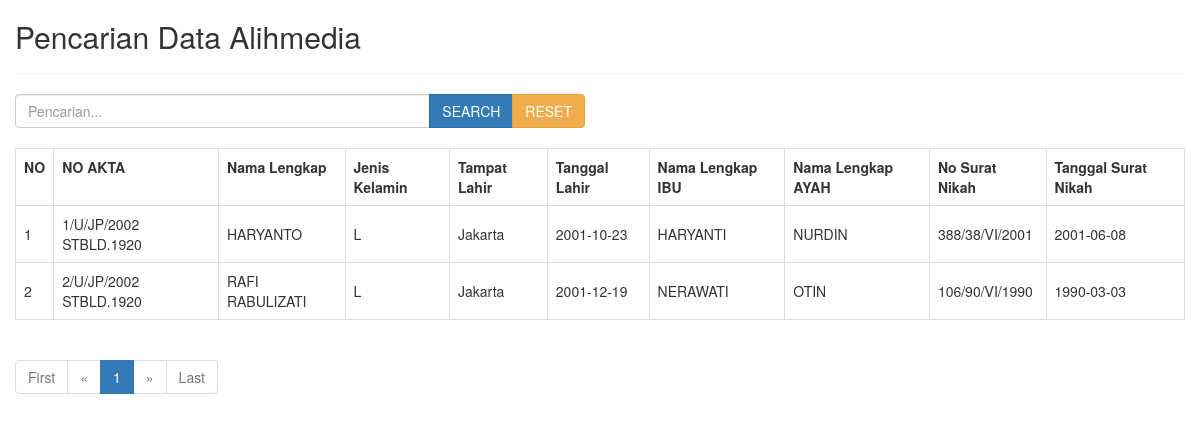
The page / on the database its author committed.
### tables this page shows
CREATE TABLE `siswa` (
  `no_akta` varchar(25) NOT NULL,
  `nama_lengkap` varchar(50) NOT NULL,
  `jenis_kelamin` char(1) NOT NULL,
  `tempat_lahir` varchar(20) NOT NULL,
  `tanggal_lahir` date NOT NULL,
  `nama_ibu` text NOT NULL,
  `nama_ayah` text NOT NULL,
  `no_surat_nikah` varchar(20) NOT NULL,
  `tanggal_surat_nikah` date NOT NULL
);

### view.php (the view)
<div class="table-responsive">
  <table class="table table-bordered">
    <tr>
      <th>NO</th>
      <th>NO AKTA</th>
      <th>Nama Lengkap</th>
      <th>Jenis Kelamin</th>
      <th>Tampat Lahir</th>
      <th>Tanggal Lahir</th>
      <th>Nama Lengkap IBU</th>
      <th>Nama Lengkap AYAH</th>
      <th>No Surat Nikah</th>
      <th>Tanggal Surat Nikah</th>
    </tr>
    <?php
    include "koneksi.php";
    $page = (isset($_POST['page']))? $_POST['page'] : 1;
    $limit = 5;
    $no = (($page - 1) * $limit) + 1;
    $limit_start = ($page - 1) * $limit;
    if(isset($_POST['search']) && $_POST['search'] == true){
      $param = '%'.$keyword.'%';
      $sql = $pdo->prepare("SELECT * FROM siswa WHERE no_akta LIKE :ak OR nama_lengkap LIKE :na OR jenis_kelamin LIKE :jk OR tempat_lahir LIKE :tl OR tanggal_lahir LIKE :tg OR nama_ibu LIKE :ib OR nama_ayah LIKE :ay OR no_surat_nikah LIKE :sn OR tanggal_surat_nikah LIKE :tn LIMIT ".$limit_start.",".$limit);
      $sql->bindParam(':ak', $param, PDO::PARAM_STR);
      $sql->bindParam(':na', $param, PDO::PARAM_STR);
      $sql->bindParam(':jk', $param, PDO::PARAM_STR);
      $sql->bindParam(':tl', $param, PDO::PARAM_STR);
      $sql->bindParam(':tg', $param, PDO::PARAM_STR);
      $sql->bindParam(':ib', $param, PDO::PARAM_STR);
      $sql->bindParam(':ay', $param, PDO::PARAM_STR);
      $sql->bindParam(':sn', $param, PDO::PARAM_STR);
      $sql->bindParam(':tn', $param, PDO::PARAM_STR);
      $sql->execute();
      $sql2 = $pdo->prepare("SELECT COUNT(*) AS jumlah FROM siswa WHERE no_akta LIKE :ak OR nama_lengkap LIKE :na OR jenis_kelamin LIKE :jk OR tempat_lahir LIKE :tl OR tanggal_lahir LIKE :tg OR nama_ibu LIKE :ib OR nama_ayah LIKE :ay OR no_surat_nikah LIKE :sn OR tanggal_surat_nikah LIKE :tn");
      $sql2->bindParam(':ak', $param);
      $sql2->bindParam(':na', $param);
      $sql2->bindParam(':jk', $param);
      $sql2->bindParam(':tl', $param);
      $sql2->bindParam(':tg', $param);
      $sql2->bindParam(':ib', $param);
      $sql2->bindParam(':ay', $param);
      $sql2->bindParam(':sn', $param);
      $sql2->bindParam(':tn', $param);
      $sql2->execute();
      $get_jumlah = $sql2->fetch();
      var_dump($sql->errorInfo());
    }else{
      $sql = $pdo->prepare("SELECT * FROM siswa LIMIT ".$limit_start.",".$limit);
      $sql->execute();
      $sql2 = $pdo->prepare("SELECT COUNT(*) AS jumlah FROM siswa");
      $sql2->execute();
      $get_jumlah = $sql2->fetch();
    }
    while($data = $sql->fetch()){
      ?>
      <tr>
        <td class="align-middle"><?php echo $no; ?></td>
        <td class="align-middle"><?php echo $data['no_akta']; ?></td>
        <td class="align-middle"><?php echo $data['nama_lengkap']; ?></td>
        <td class="align-middle"><?php echo $data['jenis_kelamin']; ?></td>
        <td class="align-middle"><?php echo $data['tempat_lahir']; ?></td>
        <td class="align-middle"><?php echo $data['tanggal_lahir']; ?></td>
        <td class="align-middle"><?php echo $data['nama_ibu']; ?></td>
        <td class="align-middle"><?php echo $data['nama_ayah']; ?></td>
        <td class="align-middle"><?php echo $data['no_surat_nikah']; ?></td>
        <td class="align-middle"><?php echo $data['tanggal_surat_nikah']; ?></td>
      </tr>
      <?php
      $no++;
    }
    ?>
  </table>
</div>
<?php
if($sql->rowCount() > 0){
    ?>
    <ul class="pagination">
    	<?php
    	if($page == 1){
    	?>
    		<li class="disabled"><a href="#">First</a></li>
    		<li class="disabled"><a href="#">&laquo;</a></li>
    	<?php
    	}else{
    		$link_prev = ($page > 1)? $page - 1 : 1;
    	?>
    		<li><a href="javascript:void(0);" onclick="searchWithPagination(1, false)">First</a></li>
    		<li><a href="javascript:void(0);" onclick="searchWithPagination(<?php echo $link_prev; ?>, false)">&laquo;</a></li>
    	<?php
    	}
    	?>
    	<?php
    	$jumlah_page = ceil($get_jumlah['jumlah'] / $limit);
    	$jumlah_number = 3;
    	$start_number = ($page > $jumlah_number)? $page - $jumlah_number : 1;
    	$end_number = ($page < ($jumlah_page - $jumlah_number))? $page + $jumlah_number : $jumlah_page;
    	for($i = $start_number; $i <= $end_number; $i++){
    		$link_active = ($page == $i)? ' class="active"' : '';
    	?>
    		<li<?php echo $link_active; ?>><a href="javascript:void(0);" onclick="searchWithPagination(<?php echo $i; ?>, false)"><?php echo $i; ?></a></li>
    	<?php
    	}
    	?>
    	<?php
    	if($page == $jumlah_page){
    	?>
    		<li class="disabled"><a href="#">&raquo;</a></li>
    		<li class="disabled"><a href="#">Last</a></li>
    	<?php
    	}else{
    		$link_next = ($page < $jumlah_page)? $page + 1 : $jumlah_page;
    	?>
    		<li><a href="javascript:void(0);" onclick="searchWithPagination(<?php echo $link_next; ?>, false)">&raquo;</a></li>
    		<li><a href="javascript:void(0);" onclick="searchWithPagination(<?php echo $jumlah_page; ?>, false)">Last</a></li>
    	<?php
    	}
    	?>
    </ul>
    <?php
}
?>

### index.php (shortened to what this page needs)
<!DOCTYPE html>
<html lang="en">
  <head>
    <link href="css/bootstrap.min.css" rel="stylesheet">
  </head>
  <body>
    <div style="padding: 0 15px;">
      <h2>Pencarian Data Alihmedia</h2><hr>
      <div class="row">
        <div class="col-xs-12 col-sm-6">
          <div class="input-group">
            <input type="text" class="form-control" placeholder="Pencarian..." id="keyword">
            <span class="input-group-btn">
              <button class="btn btn-primary" type="button" id="btn-search">SEARCH</button>
              <a href="" class="btn btn-warning">RESET</a>
            </span>
          </div>
        </div>
      </div>
      <br>
      <div id="view"><?php include "view.php"; ?></div>
    </div>
  </body>
</html>

### index.php (style rules this page uses)
.align-middle { vertical-align: middle !important; }

### rows shown on the page
siswa: no_akta "1/U/JP/2002 STBLD.1920", nama_lengkap "HARYANTO", jenis_kelamin "L", tempat_lahir "Jakarta", tanggal_lahir "2001-10-23", nama_ibu "HARYANTI", nama_ayah "NURDIN", no_surat_nikah "388/38/VI/2001", tanggal_surat_nikah "2001-06-08"
siswa: no_akta "2/U/JP/2002 STBLD.1920", nama_lengkap "RAFI RABULIZATI", jenis_kelamin "L", tempat_lahir "Jakarta", tanggal_lahir "2001-12-19", nama_ibu "NERAWATI", nama_ayah "OTIN", no_surat_nikah "106/90/VI/1990", tanggal_surat_nikah "1990-03-03"
